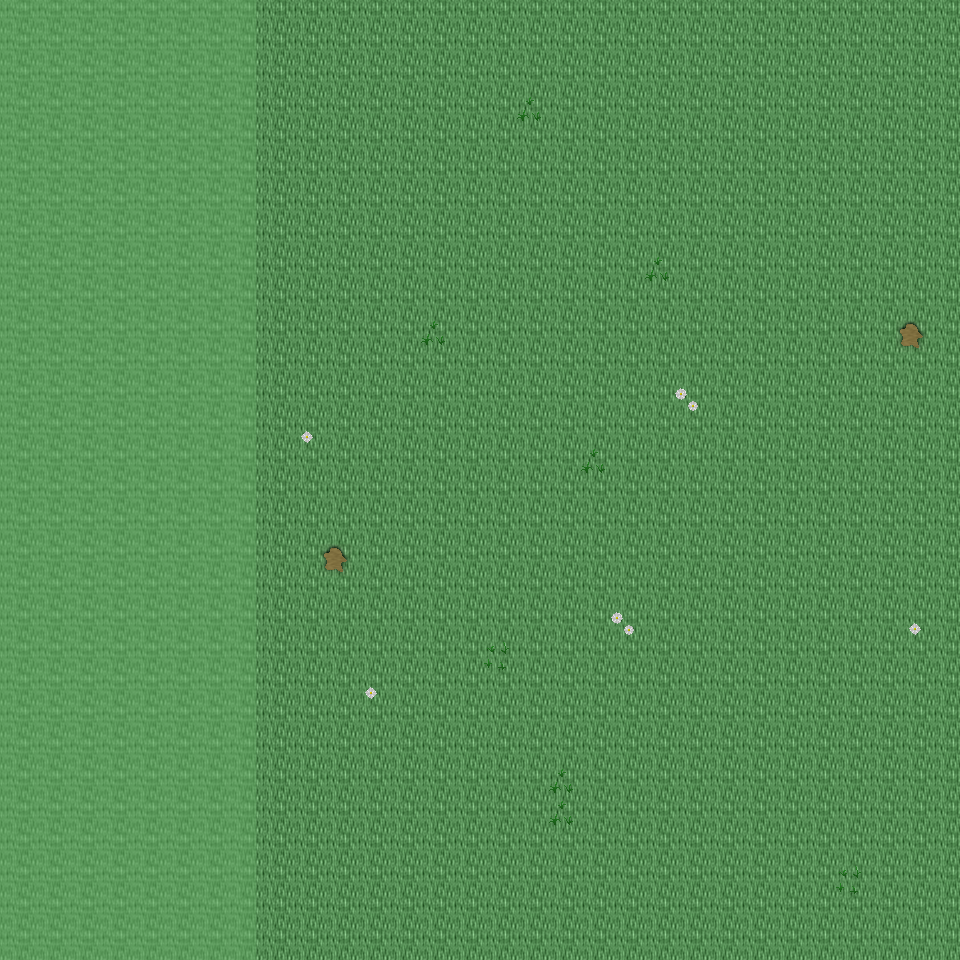

This is a level from a 2D game, rendered from its Tiled map with the project's own tilesets. A one-line summary and the map file follow, with tile-layer data summarised:
An orthogonal 30x30 tile map with 32x32 px tiles, 6 tile layers (Ground, Object, Object2, Above, ...), 26 tilesets and 1 object (mapExit).

<map version="1.0" orientation="orthogonal" renderorder="right-down" width="30" height="30" tilewidth="32" tileheight="32" nextobjectid="2">
  <tileset firstgid="1" name="tileset_ground_ground" tilewidth="32" tileheight="32" tilecount="33" columns="3">
    <image source="../drawable/tileset_ground_ground.png" width="96" height="352" />
  </tileset>
  <tileset firstgid="34" name="tileset_building_castle" tilewidth="32" tileheight="32" tilecount="320" columns="20">
    <image source="../drawable/tileset_building_castle.png" width="640" height="512" />
  </tileset>
  <tileset firstgid="354" name="tileset_plant_flower_daisy_white" tilewidth="32" tileheight="32" tilecount="8" columns="2">
    <image source="../drawable/tileset_plant_flower_daisy_white.png" width="64" height="128" />
  </tileset>
  <tileset firstgid="362" name="tileset_ground_mud_patch" tilewidth="32" tileheight="32" tilecount="4" columns="4">
    <image source="../drawable/tileset_ground_mud_patch.png" width="128" height="32" />
  </tileset>
  <tileset firstgid="366" name="tileset_plant_grasses" tilewidth="32" tileheight="32" tilecount="6" columns="3">
    <image source="../drawable/tileset_plant_grasses.png" width="96" height="64" />
  </tileset>
  <tileset firstgid="372" name="tileset_ground_cobbled_paving" tilewidth="32" tileheight="32" tilecount="1" columns="1">
    <image source="../drawable/tileset_ground_cobbled_paving.png" width="32" height="32" />
  </tileset>
  <tileset firstgid="373" name="tileset_plant_bush_bushes" tilewidth="32" tileheight="32" tilecount="10" columns="5">
    <image source="../drawable/tileset_plant_bush_bushes.png" width="160" height="64" />
  </tileset>
  <tileset firstgid="383" name="tileset_ground_grass_edges" tilewidth="32" tileheight="32" tilecount="36" columns="12">
    <image source="../drawable/tileset_ground_grass_edges.png" width="384" height="96" />
  </tileset>
  <tileset firstgid="419" name="tileset_ground_grass_corners" tilewidth="32" tileheight="32" tilecount="24" columns="6">
    <image source="../drawable/tileset_ground_grass_corners.png" width="192" height="128" />
  </tileset>
  <tileset firstgid="443" name="tileset_plant_tree_tree_darkgreen" tilewidth="32" tileheight="32" tilecount="88" columns="8">
    <image source="../drawable/tileset_plant_tree_tree_darkgreen.png" width="256" height="352" />
  </tileset>
  <tileset firstgid="531" name="tileset_plant_flower_daisy_yellow" tilewidth="32" tileheight="32" tilecount="8" columns="2">
    <image source="../drawable/tileset_plant_flower_daisy_yellow.png" width="64" height="128" />
  </tileset>
  <tileset firstgid="539" name="tileset_plant_flower_daisy_red" tilewidth="32" tileheight="32" tilecount="8" columns="2">
    <image source="../drawable/tileset_plant_flower_daisy_red.png" width="64" height="128" />
  </tileset>
  <tileset firstgid="547" name="tileset_plant_flower_daisy_blue" tilewidth="32" tileheight="32" tilecount="8" columns="2">
    <image source="../drawable/tileset_plant_flower_daisy_blue.png" width="64" height="128" />
  </tileset>
  <tileset firstgid="555" name="tileset_building_fence_fence_chunky" tilewidth="32" tileheight="32" tilecount="21" columns="3">
    <image source="../drawable/tileset_building_fence_fence_chunky.png" width="96" height="224" />
  </tileset>
  <tileset firstgid="576" name="tileset_plant_bush_hedge" tilewidth="32" tileheight="32" tilecount="35" columns="5">
    <image source="../drawable/tileset_plant_bush_hedge.png" width="160" height="224" />
  </tileset>
  <tileset firstgid="611" name="tileset_plant_stump_stump_green" tilewidth="32" tileheight="32" tilecount="4" columns="2">
    <image source="../drawable/tileset_plant_stump_stump_green.png" width="64" height="64" />
  </tileset>
  <tileset firstgid="615" name="tileset_plant_stump_stump_brown" tilewidth="32" tileheight="32" tilecount="4" columns="2">
    <image source="../drawable/tileset_plant_stump_stump_brown.png" width="64" height="64" />
  </tileset>
  <tileset firstgid="619" name="tileset_logic_item_resources" tilewidth="32" tileheight="32" tilecount="6" columns="6">
    <image source="../drawable/tileset_logic_item_resources.png" width="192" height="32" />
  </tileset>
  <tileset firstgid="625" name="tileset_logic_portal" tilewidth="32" tileheight="32" tilecount="24" columns="8">
    <image source="../drawable/tileset_logic_portal.png" width="256" height="96" />
  </tileset>
  <tileset firstgid="649" name="tileset_logic_creature_mummy" tilewidth="32" tileheight="32" tilecount="2" columns="2">
    <image source="../drawable/tileset_logic_creature_mummy.png" width="64" height="32" />
  </tileset>
  <tileset firstgid="651" name="tileset_logic_creature_animal" tilewidth="32" tileheight="32" tilecount="32" columns="8">
    <image source="../drawable/tileset_logic_creature_animal.png" width="256" height="128" />
  </tileset>
  <tileset firstgid="683" name="tileset_logic_collision" tilewidth="32" tileheight="32" tilecount="1" columns="1">
    <image source="../drawable/tileset_logic_collision.png" width="32" height="32" />
  </tileset>
  <tileset firstgid="684" name="tileset_ground_grass_2" tilewidth="32" tileheight="32" tilecount="21" columns="3">
    <image source="../drawable/tileset_ground_grass_2.png" width="96" height="224" />
  </tileset>
  <tileset firstgid="705" name="tileset_logic_protection" tilewidth="32" tileheight="32" tilecount="2" columns="2">
    <image source="../drawable/tileset_logic_protection.png" width="64" height="32" />
  </tileset>
  <tileset firstgid="707" name="tileset_logic_creature_undead_skeleton" tilewidth="32" tileheight="32" tilecount="6" columns="6">
    <image source="../drawable/tileset_logic_creature_undead_skeleton.png" width="192" height="32" />
  </tileset>
  <tileset firstgid="713" name="tileset_logic_creature_troll" tilewidth="32" tileheight="32" tilecount="4" columns="4">
    <image source="../drawable/tileset_logic_creature_troll.png" width="128" height="32" />
  </tileset>
  <layer name="Ground" width="30" height="30">
    <data>[900 cells, 900 non-empty, 1 distinct tile ids]</data>
  </layer>
  <layer name="Object" width="30" height="30">
    <data>[900 cells, 15 non-empty, 5 distinct tile ids]</data>
  </layer>
  <layer name="Object2" width="30" height="30">
    <data>[900 cells, 0 non-empty, 0 distinct tile ids]</data>
  </layer>
  <layer name="Above" width="30" height="30">
    <data>[900 cells, 240 non-empty, 18 distinct tile ids]</data>
  </layer>
  <layer name="Above2" width="30" height="30">
    <data>[900 cells, 0 non-empty, 0 distinct tile ids]</data>
  </layer>
  <layer name="Walkable" width="30" height="30">
    <data>[900 cells, 240 non-empty, 1 distinct tile ids]</data>
  </layer>
  <objectgroup name="MapEvents">
    <object id="1" name="south" type="mapExit" x="256" y="928" width="704" height="32">
      <properties>
        <property name="map" value="level_0_x106_y77" />
        <property name="x" value="8" />
        <property name="y" value="1" />
      </properties>
    </object>
  </objectgroup>
</map>
